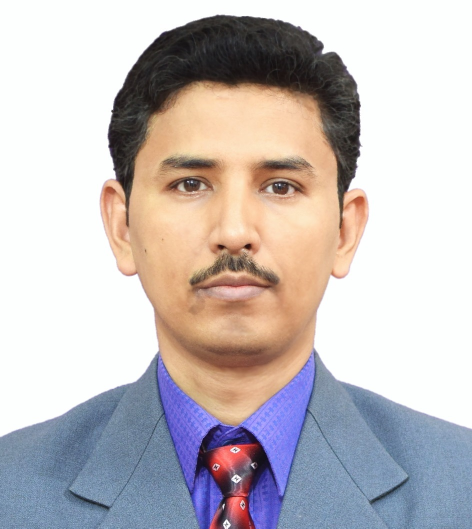
#> input picture Project/test/335.jpg, 944 x 1057 px (shown at 1/2 size)
$ python -i 2007005_gui_main.py   (imports and definitions only)
#> lines starting #> are read from the running program, lines starting #| are printed output that depends on the picture; after the words box and inside, x2 and y2 are one past the last pixel; in counts of white or black regions, pixels touching at a corner belong together
import cv2
import tkinter as tk
from tkinter import ttk, filedialog, messagebox
from PIL import Image, ImageTk
import numpy as np
import math
import os


def detect_eyes_manual(face_roi):

    gray = cv2.cvtColor(face_roi, cv2.COLOR_BGR2GRAY)
    h, w = gray.shape
    top_half = gray[0:h//2, :]

    eq = cv2.equalizeHist(top_half)

    blurred = cv2.medianBlur(eq, 5)

    circles = cv2.HoughCircles(
        blurred,
        cv2.HOUGH_GRADIENT,
        dp=1,
        minDist=w//4,
        param1=100,
        param2=5,
        minRadius=int(w*0.02),
        maxRadius=int(w*0.15)
    )

    eyes = []
    if circles is not None:
        circles = np.uint16(np.around(circles))
        for (cx, cy, r) in circles[0, :2]:

            x, y = int(cx) - int(r), int(cy) - int(r)
            w_box, h_box = 2*r, 2*r
            eyes.append((x, y, w_box, h_box))


            cv2.circle(face_roi, (cx, cy), r, (0, 255, 0), 2)
            #cv2.circle(face_roi, (cx, cy), 2, (0, 0, 255), 3)

    cv2.imshow("Roi", face_roi)
    #cv2.imshow("Face buler", blurred)
    #cv2.imshow("Face eq", eq)
    #cv2.waitKey(0)
    return eyes

# [87 lines left out: functions rotate_image_with_alpha, overlay_transparent, detect_face2, detect_face3, not called in this run]


def detect_face(img):
    hsv = cv2.cvtColor(img, cv2.COLOR_BGR2HSV)

    # Define skin color range in HSV
    lower = np.array([0, 48, 80], dtype=np.uint8)
    upper = np.array([20, 255, 255], dtype=np.uint8)
    mask = cv2.inRange(hsv, lower, upper)

    # Noise removal
    mask = cv2.erode(mask, None, iterations=2)
    mask = cv2.dilate(mask, None, iterations=2)

    # Find contours
    contours, _ = cv2.findContours(mask, cv2.RETR_EXTERNAL, cv2.CHAIN_APPROX_SIMPLE)
    if len(contours) == 0:
        print("No face detected.")
        return None

    # Get the largest contour (face)
    face = max(contours, key=cv2.contourArea)

    # Create a black mask for face
    face_mask = np.zeros_like(mask)
    cv2.drawContours(face_mask, [face], -1, 255, -1)

    # Extract face-only region
    face_only = cv2.bitwise_and(img, img, mask=face_mask)

    # --- Step 2: Detect dark (pupil) regions ---
    gray = cv2.cvtColor(face_only, cv2.COLOR_BGR2GRAY)

    # Threshold to isolate dark regions (pupils)
    _, thresh_dark = cv2.threshold(gray, 50, 255, cv2.THRESH_BINARY_INV)

    # Morphological filtering to clean up
    kernel = cv2.getStructuringElement(cv2.MORPH_ELLIPSE, (3,3))
    thresh_dark = cv2.morphologyEx(thresh_dark, cv2.MORPH_OPEN, kernel, iterations=2)

    # Find dark region contours (potential pupils)
    pupil_contours, _ = cv2.findContours(thresh_dark, cv2.RETR_EXTERNAL, cv2.CHAIN_APPROX_SIMPLE)

    # Filter and sort by area (largest likely pupils)
    filtered = []
    for cnt in pupil_contours:
        area = cv2.contourArea(cnt)
        if 50 < area < 800:  # filter for possible pupil size
            (x, y), radius = cv2.minEnclosingCircle(cnt)
            filtered.append(((int(x), int(y)), radius, area))

    # Sort by area (descending)
    filtered = sorted(filtered, key=lambda x: x[2], reverse=True)

    # Keep top 2 as eye centers
    if len(filtered) >= 2:
        eye_centers = [filtered[0][0], filtered[1][0]]

        # Draw circles at eye centers
        for center in eye_centers:
            cv2.circle(face_only, center, 5, (0, 0, 255), -1)  # red dot
            cv2.putText(face_only, "Eye", (center[0] - 10, center[1] - 10),
                        cv2.FONT_HERSHEY_SIMPLEX, 0.5, (0, 255, 0), 1)
        print("Eye centers:", eye_centers)
    else:
        print("Eyes not found or less than 2 detected.",len(filtered))

    # Display results
    cv2.imshow("Face Only with Eyes", face_only)
    cv2.imshow("Dark Regions (Pupil Mask)", thresh_dark)
    cv2.waitKey(0)
    cv2.destroyAllWindows()

    return face


# [57 lines left out: function detect_face4, not called in this run]

def eye_des(face,img):
    x, y, w, h = cv2.boundingRect(face)
    face_roi = img[y:y+h, x:x+w]
    eyes = detect_eyes_manual(face_roi)

    eye_centers = []
    for (ex,ey,ew,eh) in eyes:
        cx = int(x) + int(ex) + int(ew//2)
        cy = int(y) + int(ey) + int(eh//2)
        eye_centers.append((cx,cy))
        cv2.circle(img, (cx, cy), 5, (0,0,255), -1)

    if len(eye_centers) == 2:
        left_eye, right_eye = sorted(eye_centers, key=lambda p: p[0])
        dx = int(right_eye[0]) - int(left_eye[0])
        dy = int(right_eye[1]) - int(left_eye[1])
        angle = -math.degrees(math.atan2(dy, dx))
        eye_mid = (
            int((left_eye[0] + right_eye[0]) // 2),
            int((left_eye[1] + right_eye[1]) // 2)
        )
        eye_distance = int(math.hypot(dx, dy))
        return eye_mid,eye_distance,angle
    else:

       # Fallback: use face center
       eye_mid = (x + w//2, y + h//2)
       eye_distance = w // 2
       angle = 0
       return eye_mid, eye_distance, angle
    return None,None,None

def apply_sunglass_mask(img,result=None):
    if result is None:
        result=img.copy()
    face = detect_face(img)

    if face is not None:
            x, y, w, h = cv2.boundingRect(face)
            cv2.rectangle(img, (x, y), (x + w, y + h), (0, 0, 255), 2)
            eye_mid,eye_distance,angle =eye_des(face,img)

            sunglass = cv2.imread(r"C:/Users/Acer/Desktop/imagelab/Project/Project/filters/glasses.png", cv2.IMREAD_UNCHANGED)


            #scale = eye_distance / sunglass.shape[1] * 1.5
            scale = (w*0.7) / sunglass.shape[1] * 1.5
            new_w = int(sunglass.shape[1]*scale)
            new_h = int(sunglass.shape[0]*scale)
            sunglass = cv2.resize(sunglass, (new_w, new_h))

            rotated_mask = rotate_image_with_alpha(sunglass, angle)


            x_offset = eye_mid[0] - rotated_mask.shape[1]//2
            y_offset = eye_mid[1] - rotated_mask.shape[0]//2
            result = overlay_transparent(result, rotated_mask, x_offset, y_offset)

            cv2.imshow("Detected Eyes", img)
            cv2.imshow("Sunglasses Filter", result)
            cv2.waitKey(0)
            cv2.destroyAllWindows()
            return result

# [179 lines left out: functions apply_hat_mask, apply_nose_mask, apply_mustache_mask, apply_dog_mask, not called in this run]


class AREditorApp:
    # [70 lines left out: functions __init__, create_widgets, not called in this run]

    def on_resize(self, event):
        if self.result_image is not None:
            self.display_image(self.result_image)

    # [69 lines left out: functions load_image, reset_image, apply_filter, display_image, save_image, not called in this run]


# [7 lines not run here, left out]

>>> import cv2
>>> picture = cv2.imread('test/335.jpg')
#> picture is the input picture: shape (1057, 944, 3); mean B, G, R 189.5, 188.9, 195.7
>>> result = apply_sunglass_mask(picture)
#> in detect_face, `hsv = cv2.cvtColor(img, cv2.COLOR_BGR2HSV)`: hsv: shape (1057, 944, 3); mean H, S, V 67.5, 47.8, 210.1
#> in detect_face, `mask = cv2.inRange(hsv, lower, upper)`: mask: shape (1057, 944); 24.3% white; 27 white regions (24 under 20 px), largest, box (x1, y1, x2, y2) and area: (201, 160, 737, 851) 239329, (423, 891, 502, 953) 1889, (456, 984, 493, 1040) 951
#> in detect_face, `mask = cv2.erode(mask, None, iterations=2)`: mask: shape (1057, 944); 23.2% white; 9 white regions (4 under 20 px), largest, box (x1, y1, x2, y2) and area: (203, 162, 734, 849) 230048, (425, 896, 479, 939) 813, (460, 994, 489, 1033) 379, (477, 893, 498, 905) 115, (431, 941, 441, 950) 42
#> in detect_face, `mask = cv2.dilate(mask, None, iterations=2)`:
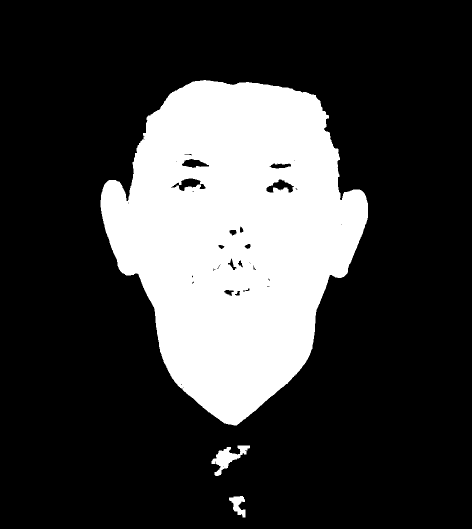
#> mask: shape (1057, 944) (shown at 1/2 size); 24.2% white; 3 white regions
#> in detect_face, `contours, _ = cv2.findContours(mask, cv2.RETR_EXTERNAL, cv2.CHAIN_APPR..`: contours = 3 contours; box (x1, y1, x2, y2) and area: (201, 160, 736, 851) 240800, (423, 891, 500, 952) 1583, (458, 992, 491, 1035) 666
#> in detect_face, `face = max(contours, key=cv2.contourArea)`: face = contour of 939 points, box (x1, y1, x2, y2) (201, 160, 736, 851), area 240800
#> in detect_face, `cv2.drawContours(face_mask, [face], -1, 255, -1)`: face_mask: shape (1057, 944); 24.2% white; 1 white region, box (x1, y1, x2, y2) and area: (201, 160, 736, 851) 241795
#> in detect_face, `_, thresh_dark = cv2.threshold(gray, 50, 255, cv2.THRESH_BINARY_INV)`: thresh_dark: shape (1057, 944); 75.8% white; 2 black regions (1 under 20 px), largest, box (x1, y1, x2, y2) and area: (201, 160, 736, 851) 241264
#> in detect_face, `thresh_dark = cv2.morphologyEx(thresh_dark, cv2.MORPH_OPEN, kernel, it..`: thresh_dark: shape (1057, 944); 75.8% white; 1 black region, box (x1, y1, x2, y2) and area: (201, 160, 736, 851) 241750
#> in detect_face, `pupil_contours, _ = cv2.findContours(thresh_dark, cv2.RETR_EXTERNAL, c..`: pupil_contours = [[[0, 0], [0, 1056], [943, 1056], [943, 0]]]
#> the loop in detect_face, `for cnt in pupil_contours:` made 1 pass
#> (cnt, area) on pass 1: ([[0, 0], [0, 1056], [943, 1056], [943, 0]], 995808)
#> after the loop in detect_face, `for cnt in pupil_contours:`: filtered = []
#| Eyes not found or less than 2 detected. 0
#> in apply_sunglass_mask, `x, y, w, h = cv2.boundingRect(face)`: x = 201; y = 160; w = 535; h = 691
#> in apply_sunglass_mask, `cv2.rectangle(img, (x, y), (x + w, y + h), (0, 0, 255), 2)`:
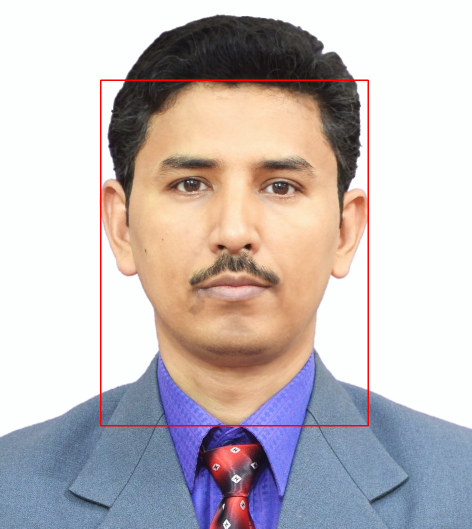
#> img: shape (1057, 944, 3) (shown at 1/2 size); 0.74% of pixels changed, all inside (x1, y1, x2, y2) = (200, 159, 738, 853)
#> in eye_des, `x, y, w, h = cv2.boundingRect(face)`: x = 201; y = 160; w = 535; h = 691
#> in detect_eyes_manual, `gray = cv2.cvtColor(face_roi, cv2.COLOR_BGR2GRAY)`:
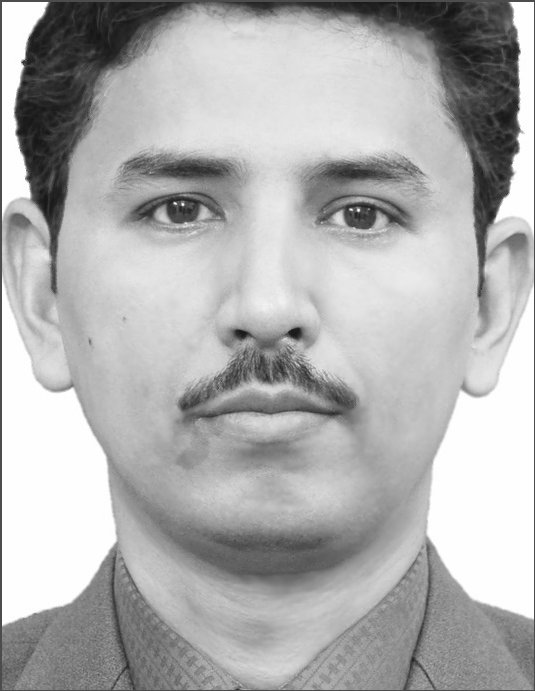
#> gray: shape (691, 535); min 20, max 255, mean 175.6
#> in detect_eyes_manual, `top_half = gray[0:h//2, :]`:
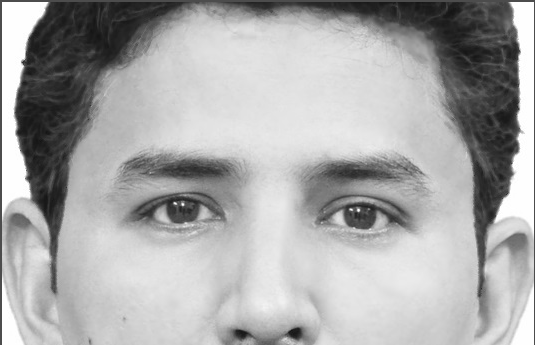
#> top_half: shape (345, 535); min 20, max 255, mean 170
#> in detect_eyes_manual, `eq = cv2.equalizeHist(top_half)`:
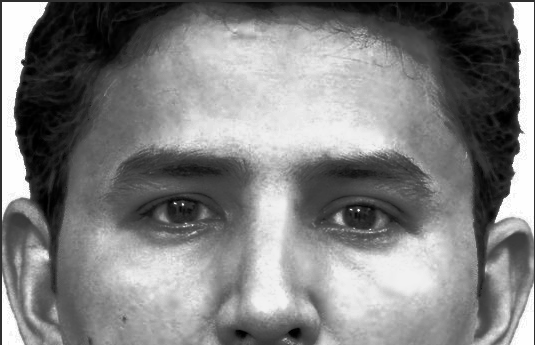
#> eq: shape (345, 535); min 0, max 255, mean 128.8
#> in detect_eyes_manual, `circles = cv2.HoughCircles( blurred, cv2.HOUGH_GRADIENT, dp=1, minDist..`: circles = [[355.5, 270.5, 73.8], [290.5, 83.5, 78.3], [181.5, 265.5, 73.9], [432.5, 157.5, 74.9], [83.5, 56.5, 59], [8.5, 239.5, 41.1], [519.5, 258.5, 43], [454.5, 17.5, 58.8]]
#> in detect_eyes_manual, `circles = np.uint16(np.around(circles))`: circles = [[356, 270, 74], [290, 84, 78], [182, 266, 74], [432, 158, 75], [84, 56, 59], [8, 240, 41], [520, 258, 43], [454, 18, 59]]
#> the loop in detect_eyes_manual, `for (cx, cy, r) in circles[0, :2]: ` made 2 passes
#> (cx, cy, r, x, y, w_box, h_box) on passes 1 to 2: (356, 270, 74, 282, 196, 148, 148), (290, 84, 78, 212, 6, 156, 156)
#> after the loop in detect_eyes_manual, `for (cx, cy, r) in circles[0, :2]:`:
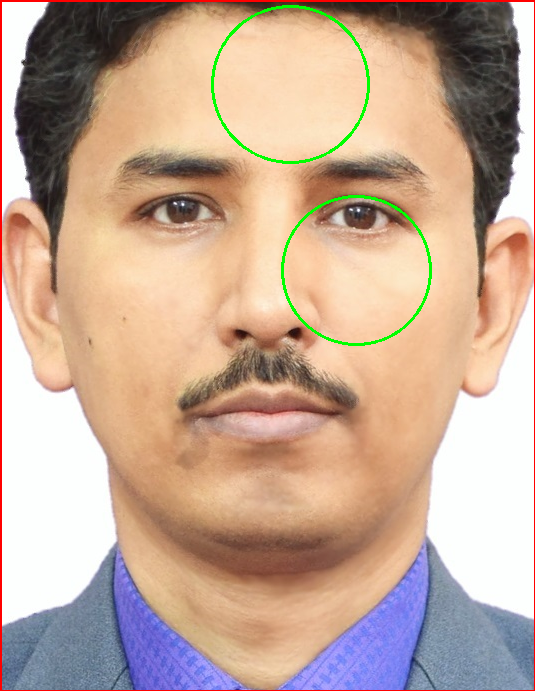
#> face_roi: shape (691, 535, 3); mean B, G, R 150.4, 169.2, 196.8
#> after the loop in detect_eyes_manual, `for (cx, cy, r) in circles[0, :2]:`: eyes = [(282, 196, 148, 148), (212, 6, 156, 156)]
#> the loop in eye_des, `for (ex,ey,ew,eh) in eyes:` made 2 passes
#> (ex, ey, ew, eh, cx, cy) on passes 1 to 2: (282, 196, 148, 148, 557, 430), (212, 6, 156, 156, 491, 244)
#> after the loop in eye_des, `for (ex,ey,ew,eh) in eyes:`:
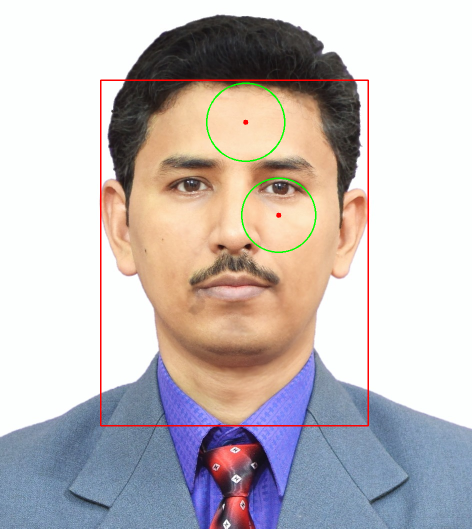
#> img: shape (1057, 944, 3) (shown at 1/2 size); 0.3% of pixels changed, all inside (x1, y1, x2, y2) = (412, 165, 633, 506)
#> after the loop in eye_des, `for (ex,ey,ew,eh) in eyes:`: eye_centers = [(557, 430), (491, 244)]
#> in eye_des, `left_eye, right_eye = sorted(eye_centers, key=lambda p: p[0])`: left_eye = (491, 244); right_eye = (557, 430)
#> in eye_des, `dx = int(right_eye[0]) - int(left_eye[0])`: dx = 66
#> in eye_des, `dy = int(right_eye[1]) - int(left_eye[1])`: dy = 186
#> in eye_des, `angle = -math.degrees(math.atan2(dy, dx))`: angle = -70.46
#> in eye_des, `eye_mid = ( int((left_eye[0] + right_eye[0]) // 2), int((left_eye[1] +..`: eye_mid = (524, 337)
#> in eye_des, `eye_distance = int(math.hypot(dx, dy))`: eye_distance = 197
#> in apply_sunglass_mask, `eye_mid,eye_distance,angle =eye_des(face,img)`: eye_mid = (524, 337); eye_distance = 197; angle = -70.46
#> (the run stopped early here; a loop or call above may not have finished)

$ run again, on Project/test/WhatsApp Image 2025-10-30 at 16.07.02_6378b012.jpg
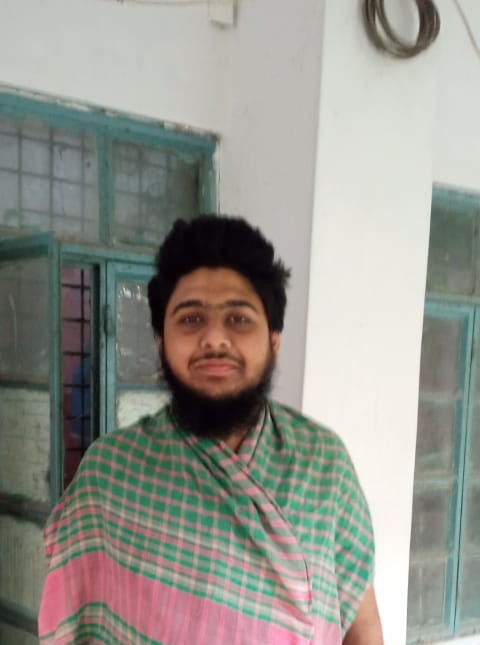
#> input picture Project/test/WhatsApp Image 2025-10-30 at 16.07.02_6378b012.jpg, 480 x 645 px
#> picture is the input picture: shape (645, 480, 3); mean B, G, R 141.8, 148.9, 149.3
#> hsv: shape (645, 480, 3); mean H, S, V 54.5, 40.1, 157
#> contours = 27 contours, 4 with area under 20; largest, box (x1, y1, x2, y2) and area: (164, 268, 281, 397) 11089, (343, 589, 384, 645) 1315, (219, 434, 242, 450) 206, (80, 500, 109, 515) 191, (82, 530, 108, 542) 158
#> in detect_face, `face = max(contours, key=cv2.contourArea)`: face = contour of 188 points, box (x1, y1, x2, y2) (164, 268, 281, 397), area 11089
#> face_mask: shape (645, 480); 3.6% white; 1 white region, box (x1, y1, x2, y2) and area: (164, 268, 281, 397) 11274
#> pupil_contours = [[[0, 0], [0, 644], [479, 644], [479, 0]]]
#> the loop in detect_face, `for cnt in pupil_contours:` made 1 pass
#> (cnt, area) on pass 1: ([[0, 0], [0, 644], [479, 644], [479, 0]], 308476)
#> after the loop in detect_face, `for cnt in pupil_contours:`: filtered = []
#| Eyes not found or less than 2 detected. 0
#> in apply_sunglass_mask, `x, y, w, h = cv2.boundingRect(face)`: x = 164; y = 268; w = 117; h = 129
#> in eye_des, `x, y, w, h = cv2.boundingRect(face)`: x = 164; y = 268; w = 117; h = 129
#> in detect_eyes_manual, `circles = cv2.HoughCircles( blurred, cv2.HOUGH_GRADIENT, dp=1, minDist..`: circles = [[30.5, 46.5, 15.2], [43.5, 19.5, 16.4], [76.5, 54.5, 16.4], [72.5, 25.5, 13], [99.5, 14.5, 15.2], [11.5, 23.5, 11.8], [105.5, 47.5, 5.2]]
#> in detect_eyes_manual, `circles = np.uint16(np.around(circles))`: circles = [[30, 46, 15], [44, 20, 16], [76, 54, 16], [72, 26, 13], [100, 14, 15], [12, 24, 12], [106, 48, 5]]
#> the loop in detect_eyes_manual, `for (cx, cy, r) in circles[0, :2]: ` made 2 passes
#> (cx, cy, r, x, y, w_box, h_box) on passes 1 to 2: (30, 46, 15, 15, 31, 30, 30), (44, 20, 16, 28, 4, 32, 32)
#> after the loop in detect_eyes_manual, `for (cx, cy, r) in circles[0, :2]:`:
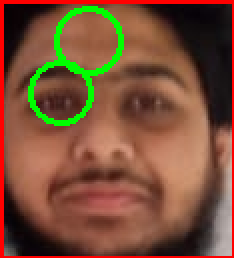
#> face_roi: shape (129, 117, 3) (shown 2 times larger); mean B, G, R 55.4, 79.8, 122.7
#> after the loop in detect_eyes_manual, `for (cx, cy, r) in circles[0, :2]:`: eyes = [(15, 31, 30, 30), (28, 4, 32, 32)]
#> the loop in eye_des, `for (ex,ey,ew,eh) in eyes:` made 2 passes
#> (ex, ey, ew, eh, cx, cy) on passes 1 to 2: (15, 31, 30, 30, 194, 314), (28, 4, 32, 32, 208, 288)
#> after the loop in eye_des, `for (ex,ey,ew,eh) in eyes:`:
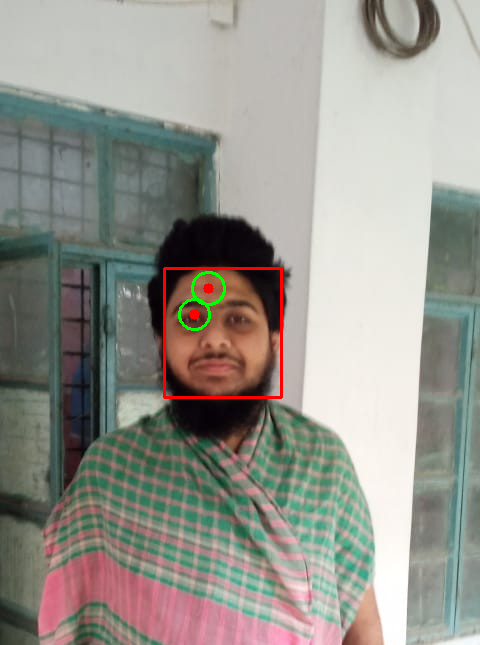
#> img: shape (645, 480, 3); mean B, G, R 141.4, 148.9, 150
#> after the loop in eye_des, `for (ex,ey,ew,eh) in eyes:`: eye_centers = [(194, 314), (208, 288)]
#> left_eye = (194, 314); right_eye = (208, 288)
#> dx = 14
#> dy = -26
#> in eye_des, `angle = -math.degrees(math.atan2(dy, dx))`: angle = 61.7
#> in eye_des, `eye_mid = ( int((left_eye[0] + right_eye[0]) // 2), int((left_eye[1] +..`: eye_mid = (201, 301)
#> in eye_des, `eye_distance = int(math.hypot(dx, dy))`: eye_distance = 29
#> in apply_sunglass_mask, `eye_mid,eye_distance,angle =eye_des(face,img)`: eye_mid = (201, 301); eye_distance = 29; angle = 61.7
